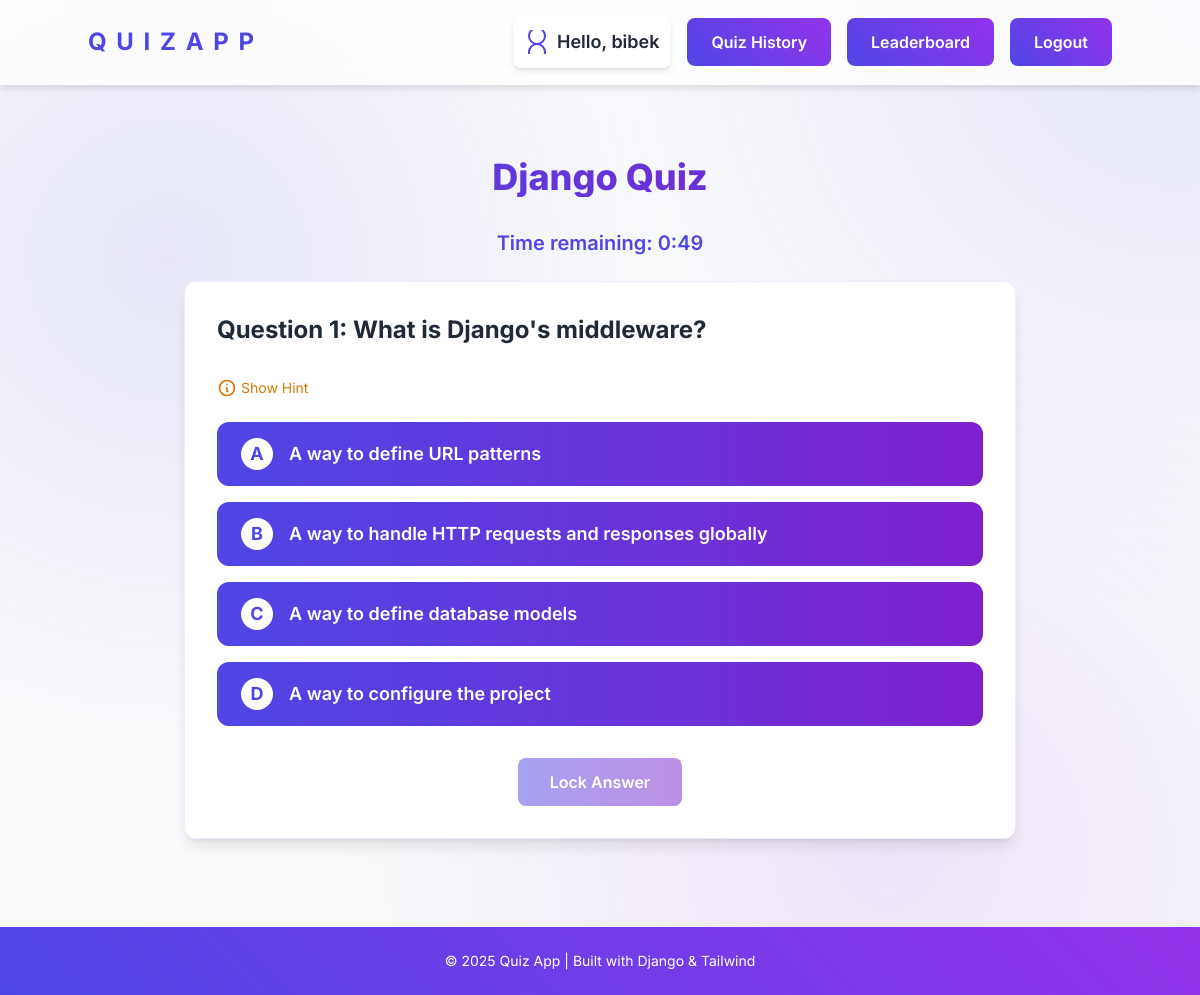
/26/take/ (signed in), run on the app's committed database.
### quiz/models.py (models this page shows, shortened)
class Question(models.Model):
    QUESTION_TYPE_CHOICES = [
        ('multiple_choice', 'Multiple Choice'),
        ('true_false', 'True/False'),
        ('fill_blank', 'Fill in the Blank'),
        ('coding', 'Coding Question')
    ]
    quiz = models.ForeignKey(Quiz, on_delete=models.CASCADE, related_name="questions")
    text = models.CharField(max_length=500)
    question_type = models.CharField(max_length=20, choices=QUESTION_TYPE_CHOICES, default='multiple_choice')
    time_limit = models.IntegerField(default=30)  # Time limit for each question in seconds
    hint = models.TextField(blank=True, null=True)  # Optional hint for the question
    explanation = models.TextField(blank=True, null=True)  # Explanation for the answer
    code_template = models.TextField(blank=True, null=True)  # Initial code template
    expected_output = models.TextField(blank=True, null=True)  # Expected output for code testing

class Choice(models.Model):
    question = models.ForeignKey(Question, on_delete=models.CASCADE, related_name="choices")
    text = models.CharField(max_length=200)
    is_correct = models.BooleanField(default=False)

### quiz/views.py (the view, shortened to what this page needs)
# urls.py: path("<int:quiz_id>/take/", views.take_quiz, name="take_quiz"),
@login_required
def take_quiz(request, quiz_id):
    quiz = get_object_or_404(Quiz, id=quiz_id)
    questions = list(quiz.questions.all())
    if not questions:
        messages.error(request, "This quiz has no questions.")
        return redirect('quiz_list')
    current_question_index = int(request.GET.get('question', 0))
    if current_question_index >= len(questions):
        return redirect('quiz_result', quiz_id=quiz_id)
    current_question = questions[current_question_index]
    existing_result = Result.objects.filter(
        user=request.user,
        quiz=quiz,
        question=current_question
    ).first()
    time_limit = current_question.time_limit
    if current_question.question_type in ['multiple_choice', 'true_false'] and not current_question.explanation:
        correct_choice = current_question.choices.filter(is_correct=True).first()
        if correct_choice:
            current_question.explanation = (current_question.text, correct_choice.text)
            current_question.save()
    context = {
        "quiz": quiz,
        "question": current_question,
        "current_question_index": current_question_index,
        "total_questions": len(questions),
        "time_limit": time_limit,
        "existing_answer": existing_result.choice if existing_result and existing_result.choice else None,
        "existing_text_answer": existing_result.user_answer_text if existing_result else None,
        "existing_code_answer": existing_result.user_code_answer if existing_result else None,
        "hint_used": existing_result.hint_used if existing_result else False
    }
    return render(request, "quiz/take_quiz.html", context)

### quiz/templates/quiz/take_quiz.html (shortened to what this page needs)
{% extends 'layout.html' %}
{% load static %}
{% block content %}
<div class="max-w-4xl mx-auto px-4 sm:px-6 lg:px-8 py-12">
    <h1 class="text-4xl font-extrabold text-center bg-gradient-to-r from-indigo-600 to-purple-700 text-transparent bg-clip-text mb-8 animate-fade-in">
    </h1>
    <p id="timer" class="text-xl font-semibold text-indigo-600 mb-6 text-center animate-fade-in">
    </p>
    <form id="quiz-form" method="POST">
        <div class="bg-white p-8 mb-4 rounded-xl shadow-lg border border-purple-100">
            <h3 id="question" class="text-2xl font-bold text-gray-800 mb-8">{{ question.text }}</h3>
            {% if question.hint %}
            <div class="mb-6">
                <button type="button"
                        id="hint-button"
                        class="text-amber-600 flex items-center text-sm hover:text-amber-700 transition">
                    <svg class="w-5 h-5 mr-1" fill="none" stroke="currentColor" viewBox="0 0 24 24">
                        <path stroke-linecap="round" stroke-linejoin="round" stroke-width="2" d="M13 16h-1v-4h-1m1-4h.01M21 12a9 9 0 11-18 0 9 9 0 0118 0z"></path>
                    </svg>
                    Show Hint
                </button>
            </div>
            {% endif %}
            <div class="space-y-4">
                {% for choice in question.choices.all %}
                <div class="choice-wrapper opacity-0 scale-95 transition-all duration-500 ease-out"
                     style="transition-delay: {{ forloop.counter }}00ms">
                    <div class="flex items-center w-full cursor-pointer choice-div"
                         data-choice-id="{{ choice.id }}"
                         data-is-correct="{{ choice.is_correct|yesno:'true,false' }}">
                        <div class="w-full p-4 bg-gradient-to-r from-indigo-600 to-purple-700 text-white text-lg font-semibold rounded-xl
                                  hover:scale-105 hover:shadow-lg transition-all duration-300 ease-out choice-button flex items-center">
                            <span class="choice-label inline-flex items-center justify-center w-8 h-8
                                       rounded-full bg-white text-indigo-600 font-bold mr-4">
                                {% if forloop.counter == 1 %}A{% endif %}
                                {% if forloop.counter == 2 %}B{% endif %}
                                {% if forloop.counter == 3 %}C{% endif %}
                                {% if forloop.counter == 4 %}D{% endif %}
                            </span>
                            <span class="flex-grow">{{ choice.text }}</span>
                        </div>
                    </div>
                </div>
                {% endfor %}
            </div>
            <div class="mt-8 text-center opacity-0 scale-95 transition-all duration-500 ease-out"
                 id="submit-wrapper"
                 style="transition-delay: 500ms">
                <button type="button"
                        id="lock-button"
                        disabled
                        class="bg-gradient-to-r from-indigo-600 to-purple-700 text-white px-8 py-3 rounded-lg font-semibold
                               hover:from-indigo-700 hover:to-purple-800 hover:shadow-lg transition-all duration-300
                               disabled:opacity-50 disabled:cursor-not-allowed">
                    Lock Answer
                </button>
            </div>
        </div>
    </form>
</div>
{% endblock %}

### quiz/templates/layout.html (shortened to what this page needs)
{% load static tailwind_tags %}
<!DOCTYPE html>
<html lang="en">
<head>
    {% tailwind_css %}
</head>
<body class="min-h-screen flex flex-col">
    <div class="floating-dots" id="floatingDots"></div>
    <nav class="glass-nav sticky top-0 z-50 py-4 px-6">
        <div class="container mx-auto flex justify-between items-center">
            <a href="/" class="logo-modern font-bold text-2xl">
                <span style="--i:1">Q</span>
                <span style="--i:2">u</span>
                <span style="--i:3">i</span>
                <span style="--i:4">z</span>
                <span style="--i:5">A</span>
                <span style="--i:6">p</span>
                <span style="--i:7">p</span>
            </a>
            <div class="flex items-center space-x-4">
                {% if user.is_authenticated %}
                    <div class="flex items-center bg-white shadow-md rounded-lg p-3">
                        <span class="text-lg font-semibold text-gray-800">Hello, {{ user.username }}</span>
                    </div>
                    <a href="{% url 'quiz_history' %}" class="btn-modern">Quiz History</a>
                    <a href="{% url 'leaderboard' %}" class="btn-modern">Leaderboard</a>
                    <form action="{% url 'logout' %}" method="POST" class="inline">
                        <button type="submit" class="btn-modern ">
                            Logout
                        </button>
                    </form>
                {% endif %}
            </div>
        </div>
    </nav>
    <main class="container mx-auto p-6 flex-grow z-10">
        {% block content %}{% endblock %}
    </main>
    <footer>
        <div class="container mx-auto">
            <p class="text-sm text-center">&copy; 2025 Quiz App | Built with Django & Tailwind</p>
        </div>
    </footer>
</body>
</html>

### quiz/templates/layout.html (style rules this page uses)
body { font-family: 'Inter', sans-serif; background-color: #f9fafb; color: #1e293b; }
:root { --gradient-start: #4f46e5; --gradient-end: #9333ea; --button-shadow: rgba(79, 70, 229, 0.4); --glass-bg: rgba(255, 255, 255, 0.8); }
.glass-nav { background: var(--glass-bg); backdrop-filter: blur(10px); -webkit-backdrop-filter: blur(10px); border-bottom: 1px solid rgba(255, 255, 255, 0.2); box-shadow: 0 4px 6px rgba(0, 0, 0, 0.1); }
.floating-dots { position: absolute; width: 100%; height: 100%; top: 0; left: 0; z-index: -1; overflow: hidden; }
.btn-modern { position: relative; isolation: isolate; overflow: hidden; transition: all 0.5s; background: linear-gradient(45deg, var(--gradient-start), var(--gradient-end)); color: white; border: none; padding: 0.75rem 1.5rem; border-radius: 0.5rem; font-weight: 600; text-align: center; }
.logo-modern { position: relative; display: inline-block; text-transform: uppercase; letter-spacing: 2px; color: var(--gradient-start); font-weight: 700; }
.logo-modern span { display: inline-block; animation: wavyText 2s infinite; animation-delay: calc(0.1s * var(--i)); }
main { animation: pageEnter 0.8s ease-out forwards; }
footer { position: relative; overflow: hidden; background: linear-gradient(45deg, var(--gradient-start), var(--gradient-end)); color: white; padding: 1.5rem; margin-top: auto; }

### quiz/templates/quiz/take_quiz.html (style rules this page uses)
.choice-button { display: flex; align-items: center; min-height: 64px; padding: 1rem 1.5rem; }
.choice-label { flex-shrink: 0; width: 2rem; height: 2rem; }
.animate-fade-in { animation: fadeIn 0.8s ease-out; }

### data on the page
Question: text "Question 1: What is Django's middleware?"
Choice: shows "A", text "A way to define URL patterns"
Choice: shows "B", text "A way to handle HTTP requests and responses globally"
Choice: shows "C", text "A way to define database models"
Choice: shows "D", text "A way to configure the project"

### other printed values
{{ user.username }} "bibek"
